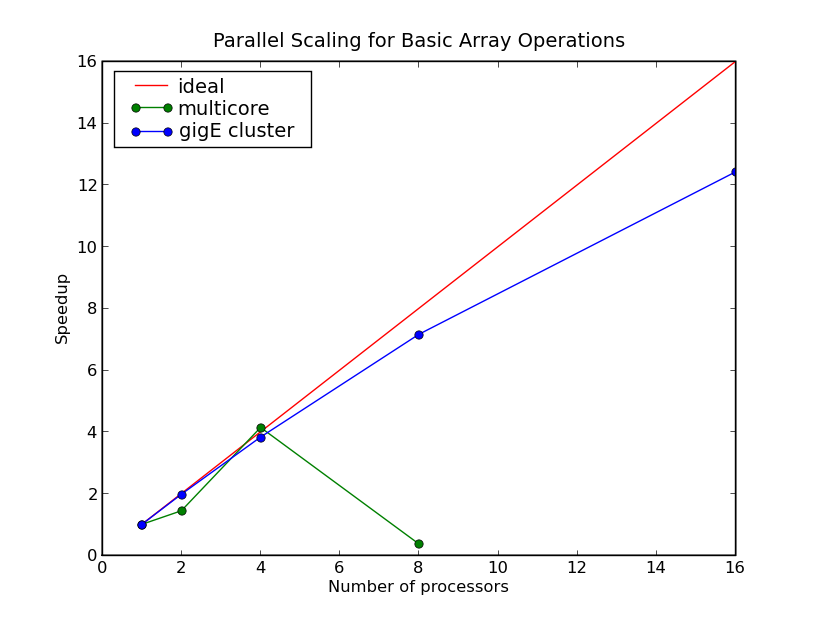

Write the Python code that produced this figure.
import pylab

ideal = [1,2,4,8,16]
ncpus = [1,2,4,8,16]
multicore = [1,1.441,4.139,0.3647]
cluster = [1,1.976,3.827,7.15744,12.42]

pylab.plot(ncpus, ideal,'r-', label='ideal')
pylab.plot(ncpus[:-1], multicore, 'g-o', label='multicore')
pylab.plot(ncpus, cluster, 'b-o', label='gigE cluster')

pylab.xlabel('Number of processors')
pylab.ylabel('Speedup')
pylab.title('Parallel Scaling for Basic Array Operations')

pylab.legend(loc=2)
